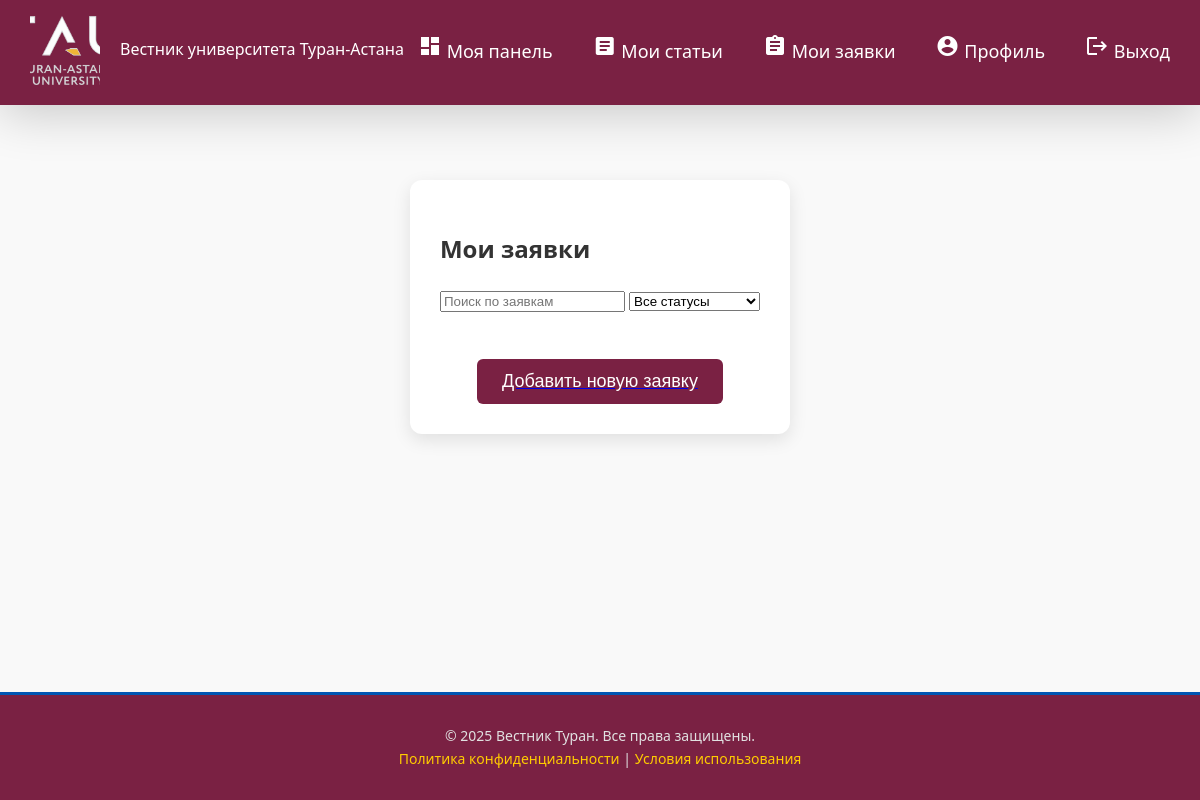
Before: /articles/my/ with the older database file.
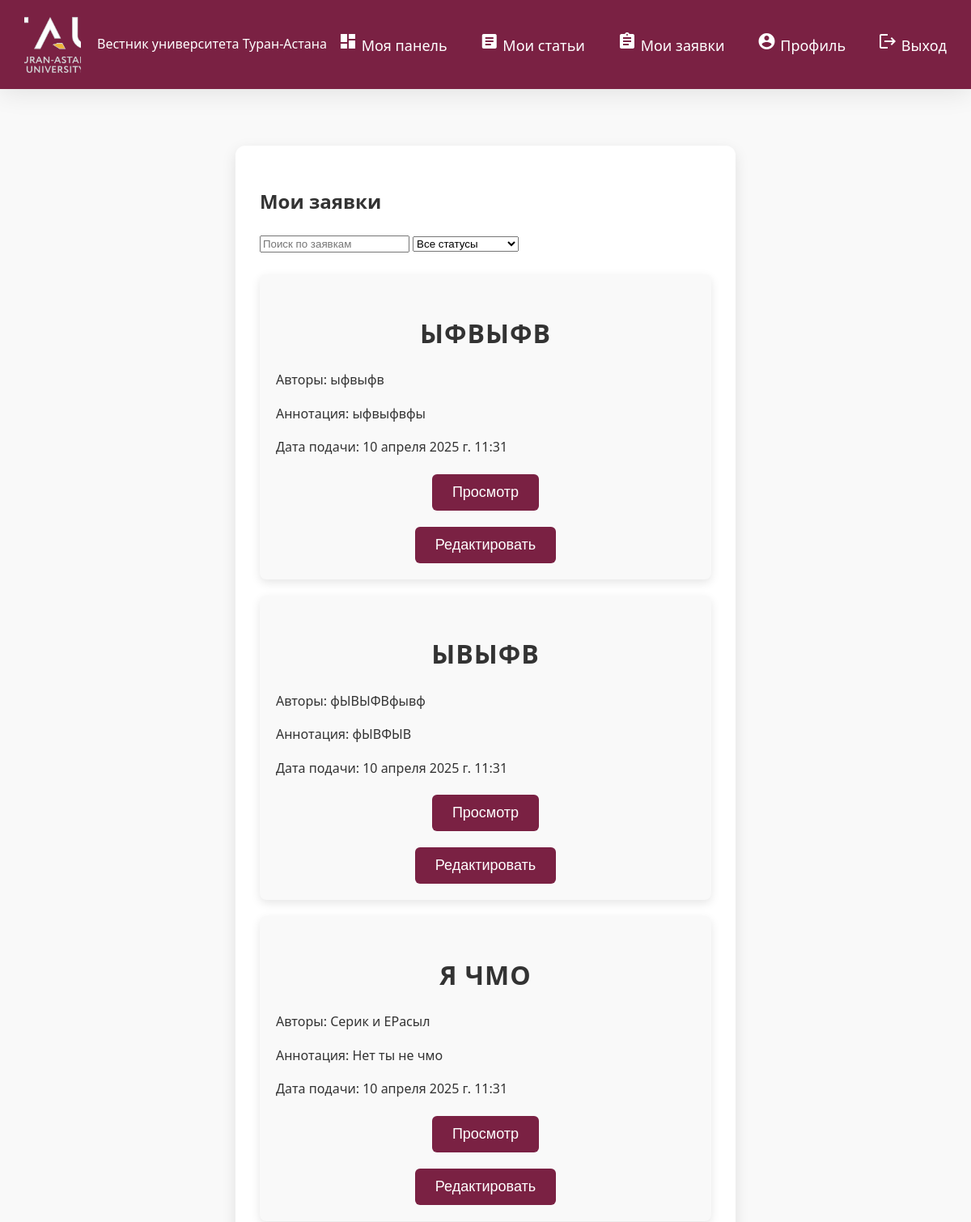
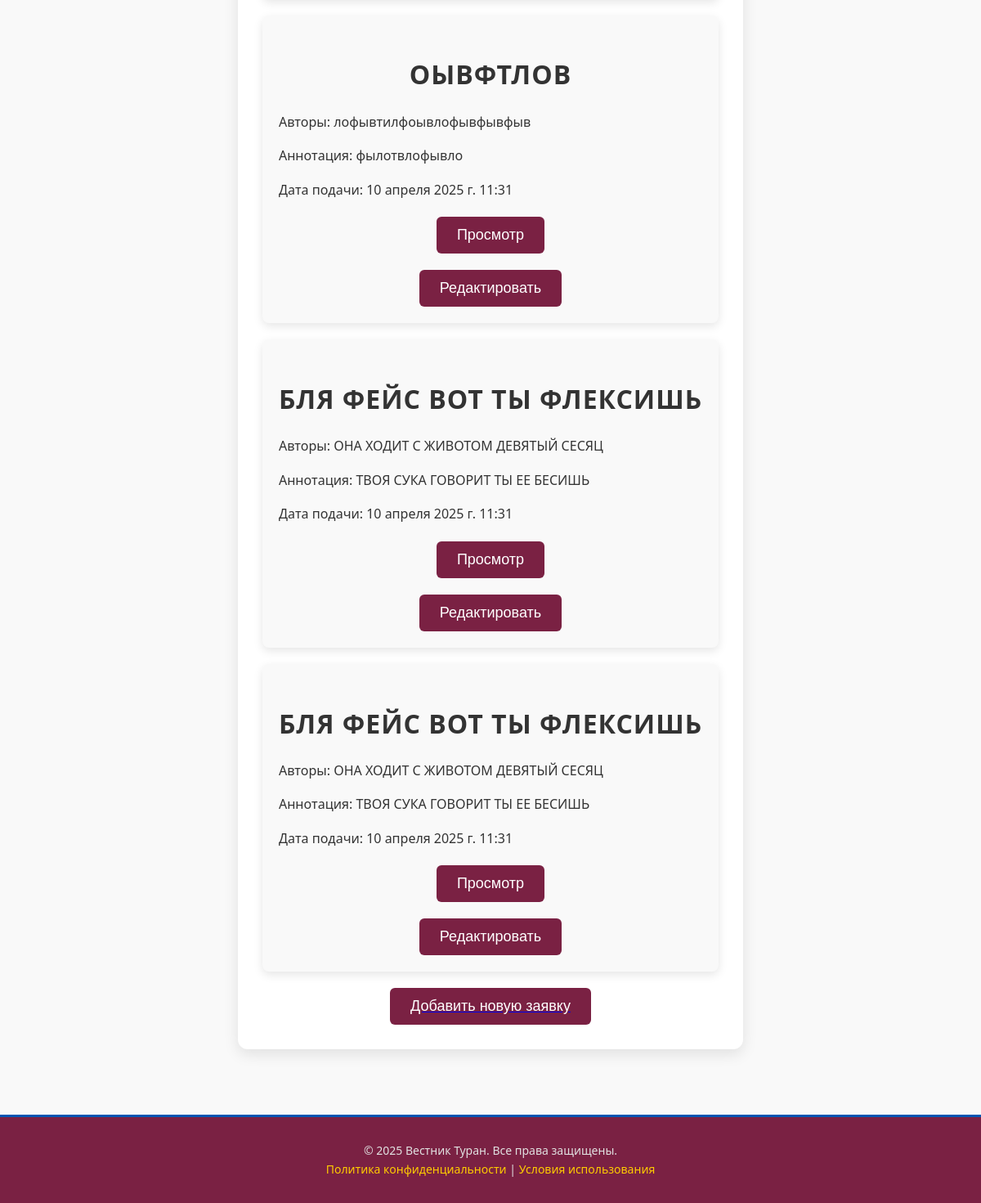
After: the same page with the newer database file (2 pictures, top to bottom).
### articles/models.py (models this page shows)
class Article(models.Model):
    file = models.FileField(upload_to='articles/', null=True, blank=True)  # <-- сюда будет загружаться файл
    date = models.DateTimeField(auto_now_add=True)
    title = models.CharField(max_length=255, null=True, blank=True)
    annotation = models.TextField(null=True, blank=True)
    authors = models.CharField(max_length=255, null=True, blank=True)
    user = models.ForeignKey('users.CustomUser', on_delete=models.CASCADE, null=True, blank=True)

### articles/views.py (the view)
# urls.py: path("my/", MyArticles.as_view(), name="my_articles"),
class MyArticles(ListView):
    model = Article
    paginate_by = 10
    template_name = "articles/articles.html"
    def get_queryset(self):
        return self.model.objects.all()

### articles/templates/articles/articles.html (shortened to what this page needs)
{% extends 'base.html' %}
{% load static %}
{% block css %}
  <link rel="stylesheet" href="{% static 'css/requests.css' %}">
{% endblock %}
{% block content %}
  <main class="main-content">
    <section class="requests-section">
      <h1>Мои заявки</h1>
      <div class="filters">
        <input type="text" placeholder="Поиск по заявкам" class="search-bar">
        <select class="status-filter">
          <option value="all">Все статусы</option>
        </select>
      </div>
      <br>
      {% for obj in object_list %}
      <div class="requests-list">
        <div class="request-item">
          <h2>{{ obj.title }}</h2>
          <p>Авторы: {{ obj.authors }}</p>
          <p>Аннотация: {{ obj.annotation }}</p>
          <p>Дата подачи: {{ obj.date }}</p>
          <button class="btn">Просмотр</button>
          <button class="btn">Редактировать</button>
        </div>
      </div>
      {% endfor %}
      <div class="add-request">
        <a href="{% url 'dashboard' %}">
          <button class="btn">Добавить новую заявку</button>
        </a>
      </div>
    </section>
  </main>
{% endblock %}

### templates/base.html (shortened to what this page needs)
{% load static %}
<!DOCTYPE html>
<html lang="ru">
<head>
    {% block css %}{% endblock %}
</head>
<body>
  <header class="header">
        <div class="logo-container">
          <img src="{% static 'images/logo (1).png' %}" alt="Вестник Туран" class="logo-img">
          <span class="logo-text">Вестник университета Туран-Астана</span>
        </div>
    <nav>
      <ul>
        <li><a href="{% url 'dashboard' %}"><span class="material-icons">dashboard</span> Моя панель</a></li>
        <li><a href="{% url 'my_articles' %}"><span class="material-icons">article</span> Мои статьи</a></li>
        <li><a href="{% url 'my_bids' %}"><span class="material-icons">assignment</span> Мои заявки</a></li>
        <li><a href="{% url 'profile' %}"><span class="material-icons">account_circle</span> Профиль</a></li>
        <li><a href="{% url 'logout' %}"><span class="material-icons">logout</span> Выход</a></li>
      </ul>
    </nav>
  </header>
{% block content %}
{% endblock %}
  <footer class="footer">
    <p>&copy; 2025 Вестник Туран. Все права защищены.</p>
    <p><a href="#">Политика конфиденциальности</a> | <a href="#">Условия использования</a></p>
  </footer>
</body>
</html>

### static/css/requests.css (style rules this page uses)
.main-content { padding: 40px 20px; max-width: 1200px; margin: 0 auto; flex-grow: 1; }
h2 { color: #333; font-size: 32px; font-weight: 700; margin-bottom: 20px; text-align: center; text-transform: uppercase; letter-spacing: 1px; }
.requests-section { background-color: #ffffff; border-radius: 12px; box-shadow: 0 6px 18px rgba(0, 0, 0, 0.1); padding: 30px; margin-top: 30px; }
.request-item { background-color: #f9f9f9; padding: 20px; border-radius: 8px; box-shadow: 0 4px 12px rgba(0, 0, 0, 0.1); margin-bottom: 20px; transition: transform 0.3s ease; }
.logo-container { display: flex; align-items: center; text-align: center; }
.logo-text { margin-left: 20px; }
.logo-img { height: 70px; width: 70px; object-fit: cover; transition: transform 0.3s ease; }
body { font-family: 'Segoe UI', Tahoma, Geneva, Verdana, sans-serif; margin: 0; padding: 0; background-color: #f9f9f9; color: #333; line-height: 1.6; min-height: 100vh; display: flex; flex-direction: column; }
.header { background-color: rgba(114,20,56,0.9411764705882353); color: white; padding: 20px 30px; display: flex; justify-content: space-between; align-items: center; box-shadow: 0 4px 30px rgba(0, 0, 0, 0.1); position: sticky; top: 0; z-index: 1000; transition: background 0.5s ease, box-shadow 0.3s ease, transform 0.3s ease; }
.header nav ul { list-style: none; display: flex; gap: 40px; margin: 0; padding: 0; }
.header nav ul li { font-size: 18px; position: relative; }
.header nav ul li a { color: white; text-decoration: none; position: relative; padding-bottom: 5px; transition: color 0.3s ease, transform 0.3s ease; }
.header nav ul li a::after { content: ''; position: absolute; width: 0; height: 3px; background-color: #ffcc00; bottom: 0; left: 0; transition: width 0.3s ease; }
.btn { background-color: rgba(114,20,56,0.9411764705882353); color: white; padding: 12px 25px; font-size: 18px; border: none; border-radius: 6px; cursor: pointer; transition: background-color 0.3s ease, transform 0.3s ease; display: block; margin: 20px auto 0; }
footer { background-color: rgba(114,20,56,0.9411764705882353); color: #e1e1e1; text-align: center; padding: 30px 20px; margin-top: 40px; position: relative; animation: slideUp 1s ease-out; border-top: 3px solid #0056b3; }
footer p { margin: 0; font-size: 14px; }
footer a { color: #ffcc00; text-decoration: none; transition: color 0.3s ease, transform 0.3s ease; font-weight: 500; }

Changed rows visible on the page:
added Article: title "ЫФВЫФВ", authors "ыфвыфв", annotation "ыфвыфвфы", date "10 апреля 2025 г. 11:31"
added Article: title "ЫВЫФВ", authors "фЫВЫФВфывф", annotation "фЫВФЫВ", date "10 апреля 2025 г. 11:31"
added Article: title "Я ЧМО", authors "Серик и ЕРасыл", annotation "Нет ты не чмо", date "10 апреля 2025 г. 11:31"
added Article: title "ОЫВФТЛОВ", authors "лофывтилфоывлофывфывфыв", annotation "фылотвлофывло", date "10 апреля 2025 г. 11:31"
added Article: title "БЛЯ ФЕЙС ВОТ ТЫ ФЛЕКСИШЬ", authors "ОНА ХОДИТ С ЖИВОТОМ ДЕВЯТЫЙ СЕСЯЦ", annotation "ТВОЯ СУКА ГОВОРИТ ТЫ ЕЕ БЕСИШЬ", date "10 апреля 2025 г. 11:31"
added Article: title "БЛЯ ФЕЙС ВОТ ТЫ ФЛЕКСИШЬ", authors "ОНА ХОДИТ С ЖИВОТОМ ДЕВЯТЫЙ СЕСЯЦ", annotation "ТВОЯ СУКА ГОВОРИТ ТЫ ЕЕ БЕСИШЬ", date "10 апреля 2025 г. 11:31"
